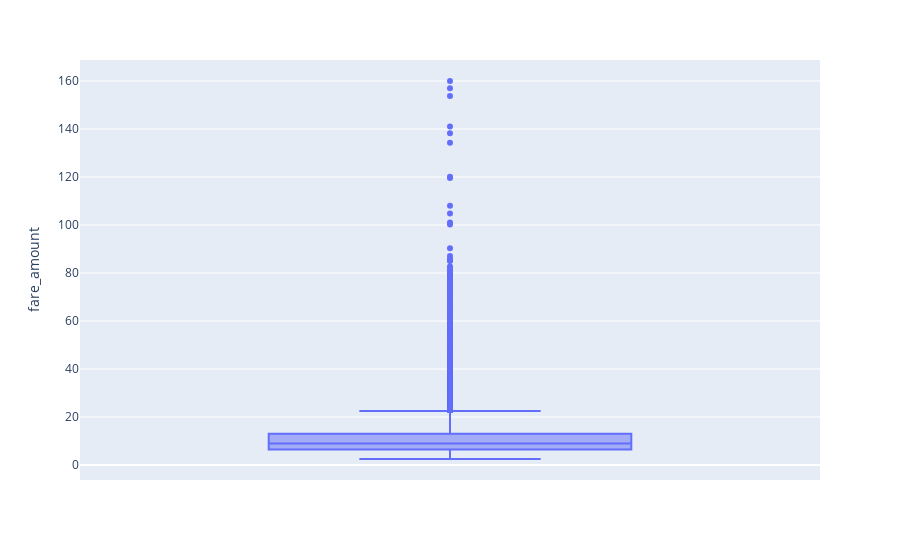
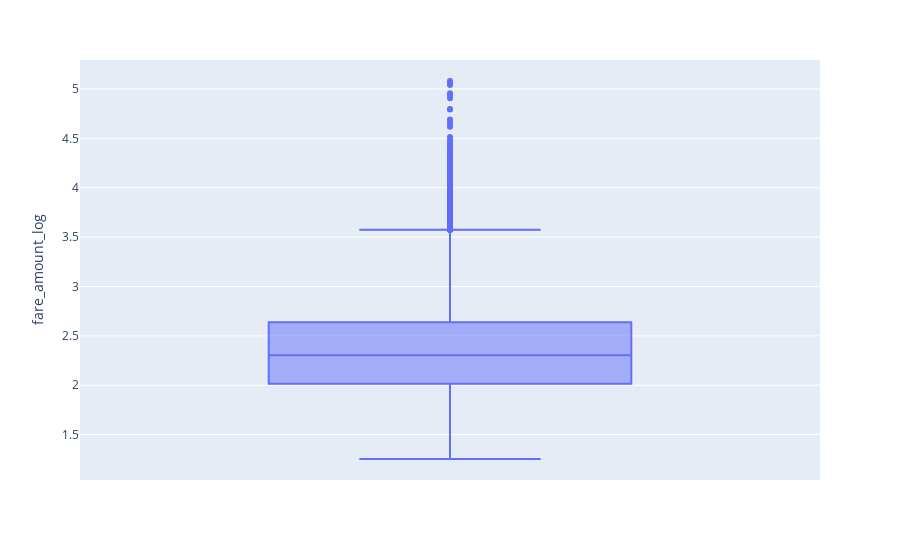

Write notebook code for charts like these, in order.
### Markdown cell above
From calculating the skewness we can observe that the columns pickup_longitude, fare_amount, dropoff_longitude, passenger_count, and pickup_latitude are all skewed, thus we have transformed them.

### Code cell
df = px.data.tips()
fig = px.box(train_data, y = "fare_amount")
fig.update_xaxes(type = "category")

fig1 = px.box(train_data, y = "fare_amount_log")
fig1.update_xaxes(type = "category")

### Figure 1 — Plotly figure (JSON) as saved in the notebook; plotly's stock layout.template omitted (floating-point values rounded to 4 significant figures; data arrays with more than 128 entries replaced by an {"elided": "..."} marker saying what was removed)
{"data": [{"alignmentgroup": "True", "hovertemplate": "fare_amount=%{y}<extra></extra>", "legendgroup": "", "marker": {"color": "#636efa"}, "name": "", "notched": false, "offsetgroup": "", "orientation": "v", "showlegend": false, "type": "box", "x0": " ", "xaxis": "x", "y": {"elided": "35000 float values"}, "y0": " ", "yaxis": "y"}], "layout": {"boxmode": "group", "legend": {"tracegroupgap": 0}, "margin": {"t": 60}, "xaxis": {"anchor": "y", "domain": [0, 1], "type": "category"}, "yaxis": {"anchor": "x", "domain": [0, 1], "title": {"text": "fare_amount"}}}}

### Figure 2 — Plotly figure (JSON) as saved in the notebook; plotly's stock layout.template omitted (floating-point values rounded to 4 significant figures; data arrays with more than 128 entries replaced by an {"elided": "..."} marker saying what was removed)
{"data": [{"alignmentgroup": "True", "hovertemplate": "fare_amount_log=%{y}<extra></extra>", "legendgroup": "", "marker": {"color": "#636efa"}, "name": "", "notched": false, "offsetgroup": "", "orientation": "v", "showlegend": false, "type": "box", "x0": " ", "xaxis": "x", "y": {"elided": "35000 float values"}, "y0": " ", "yaxis": "y"}], "layout": {"boxmode": "group", "legend": {"tracegroupgap": 0}, "margin": {"t": 60}, "xaxis": {"anchor": "y", "domain": [0, 1], "type": "category"}, "yaxis": {"anchor": "x", "domain": [0, 1], "title": {"text": "fare_amount_log"}}}}
